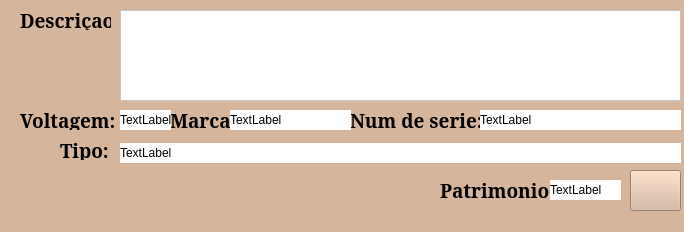
<?xml version="1.0" encoding="UTF-8"?>
<ui version="4.0">
 <class>MainWindow</class>
 <widget class="QMainWindow" name="MainWindow">
  <property name="geometry">
   <rect>
    <x>0</x>
    <y>0</y>
    <width>684</width>
    <height>232</height>
   </rect>
  </property>
  <property name="maximumSize">
   <size>
    <width>692</width>
    <height>249</height>
   </size>
  </property>
  <property name="font">
   <font>
    <family>Constantia</family>
    <pointsize>10</pointsize>
    <weight>75</weight>
    <bold>true</bold>
   </font>
  </property>
  <property name="windowTitle">
   <string>EXCLUIR COMODATO</string>
  </property>
  <property name="windowIcon">
   <iconset>
    <normaloff>imagens/logo.ico</normaloff>imagens/logo.ico</iconset>
  </property>
  <property name="styleSheet">
   <string notr="true">background-color: rgb(213, 181, 156);</string>
  </property>
  <property name="iconSize">
   <size>
    <width>64</width>
    <height>64</height>
   </size>
  </property>
  <property name="tabShape">
   <enum>QTabWidget::Triangular</enum>
  </property>
  <widget class="QWidget" name="centralwidget">
   <widget class="QLabel" name="label">
    <property name="geometry">
     <rect>
      <x>170</x>
      <y>110</y>
      <width>71</width>
      <height>20</height>
     </rect>
    </property>
    <property name="font">
     <font>
      <family>Constantia</family>
      <pointsize>14</pointsize>
      <weight>75</weight>
      <bold>true</bold>
     </font>
    </property>
    <property name="text">
     <string>Marca:</string>
    </property>
   </widget>
   <widget class="QLabel" name="label_2">
    <property name="geometry">
     <rect>
      <x>20</x>
      <y>10</y>
      <width>91</width>
      <height>20</height>
     </rect>
    </property>
    <property name="font">
     <font>
      <family>Constantia</family>
      <pointsize>14</pointsize>
      <weight>75</weight>
      <bold>true</bold>
     </font>
    </property>
    <property name="text">
     <string>Descriçao:</string>
    </property>
   </widget>
   <widget class="QLabel" name="label_4">
    <property name="geometry">
     <rect>
      <x>20</x>
      <y>110</y>
      <width>101</width>
      <height>20</height>
     </rect>
    </property>
    <property name="font">
     <font>
      <family>Constantia</family>
      <pointsize>14</pointsize>
      <weight>75</weight>
      <bold>true</bold>
     </font>
    </property>
    <property name="text">
     <string>Voltagem:</string>
    </property>
   </widget>
   <widget class="QLabel" name="label_6">
    <property name="geometry">
     <rect>
      <x>60</x>
      <y>140</y>
      <width>51</width>
      <height>20</height>
     </rect>
    </property>
    <property name="font">
     <font>
      <family>Constantia</family>
      <pointsize>14</pointsize>
      <weight>75</weight>
      <bold>true</bold>
     </font>
    </property>
    <property name="text">
     <string>Tipo:</string>
    </property>
   </widget>
   <widget class="QPushButton" name="pushButton_salvar">
    <property name="geometry">
     <rect>
      <x>630</x>
      <y>170</y>
      <width>51</width>
      <height>41</height>
     </rect>
    </property>
    <property name="styleSheet">
     <string notr="true">background-color: rgb(213, 181, 156);</string>
    </property>
    <property name="text">
     <string/>
    </property>
    <property name="icon">
     <iconset>
      <normaloff>imagens/lixo.ico</normaloff>imagens/lixo.ico</iconset>
    </property>
    <property name="iconSize">
     <size>
      <width>16</width>
      <height>32</height>
     </size>
    </property>
   </widget>
   <widget class="QLabel" name="label_7">
    <property name="geometry">
     <rect>
      <x>440</x>
      <y>180</y>
      <width>111</width>
      <height>20</height>
     </rect>
    </property>
    <property name="font">
     <font>
      <family>Constantia</family>
      <pointsize>14</pointsize>
      <weight>75</weight>
      <bold>true</bold>
     </font>
    </property>
    <property name="text">
     <string>Patrimonio:</string>
    </property>
   </widget>
   <widget class="QLabel" name="label_8">
    <property name="geometry">
     <rect>
      <x>350</x>
      <y>110</y>
      <width>131</width>
      <height>20</height>
     </rect>
    </property>
    <property name="font">
     <font>
      <family>Constantia</family>
      <pointsize>14</pointsize>
      <weight>75</weight>
      <bold>true</bold>
     </font>
    </property>
    <property name="text">
     <string>Num de serie:</string>
    </property>
   </widget>
   <widget class="QTextBrowser" name="textBrowser">
    <property name="geometry">
     <rect>
      <x>120</x>
      <y>10</y>
      <width>561</width>
      <height>91</height>
     </rect>
    </property>
    <property name="styleSheet">
     <string notr="true">background-color: rgb(255, 255, 255);</string>
    </property>
   </widget>
   <widget class="QLabel" name="label_10">
    <property name="geometry">
     <rect>
      <x>120</x>
      <y>110</y>
      <width>51</width>
      <height>20</height>
     </rect>
    </property>
    <property name="styleSheet">
     <string notr="true">background-color: rgb(255, 255, 255);</string>
    </property>
    <property name="text">
     <string>TextLabel</string>
    </property>
   </widget>
   <widget class="QLabel" name="label_11">
    <property name="geometry">
     <rect>
      <x>230</x>
      <y>110</y>
      <width>121</width>
      <height>20</height>
     </rect>
    </property>
    <property name="styleSheet">
     <string notr="true">background-color: rgb(255, 255, 255);</string>
    </property>
    <property name="text">
     <string>TextLabel</string>
    </property>
   </widget>
   <widget class="QLabel" name="label_12">
    <property name="geometry">
     <rect>
      <x>480</x>
      <y>110</y>
      <width>201</width>
      <height>20</height>
     </rect>
    </property>
    <property name="styleSheet">
     <string notr="true">background-color: rgb(255, 255, 255);</string>
    </property>
    <property name="text">
     <string>TextLabel</string>
    </property>
   </widget>
   <widget class="QLabel" name="label_13">
    <property name="geometry">
     <rect>
      <x>550</x>
      <y>180</y>
      <width>71</width>
      <height>20</height>
     </rect>
    </property>
    <property name="styleSheet">
     <string notr="true">background-color: rgb(255, 255, 255);</string>
    </property>
    <property name="text">
     <string>TextLabel</string>
    </property>
   </widget>
   <widget class="QLabel" name="label_3">
    <property name="geometry">
     <rect>
      <x>120</x>
      <y>143</y>
      <width>561</width>
      <height>20</height>
     </rect>
    </property>
    <property name="styleSheet">
     <string notr="true">background-color: rgb(255, 255, 255);</string>
    </property>
    <property name="text">
     <string>TextLabel</string>
    </property>
   </widget>
  </widget>
  <widget class="QMenuBar" name="menubar">
   <property name="geometry">
    <rect>
     <x>0</x>
     <y>0</y>
     <width>684</width>
     <height>21</height>
    </rect>
   </property>
  </widget>
 </widget>
 <resources/>
 <connections/>
</ui>
